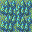

This game map was drawn from its Tiled (.tmx) file and the tilesets committed beside it. A one-line description and the full map source follow:
An orthogonal 2x2 tile map with 16x16 px tiles, 1 tile layer (Tile Layer 1).

<map version="1.5" tiledversion="1.7.2" orientation="orthogonal" renderorder="right-down" width="2" height="2" tilewidth="16" tileheight="16" infinite="0" nextlayerid="2" nextobjectid="1">
 <tileset firstgid="1" name="../TilesetPreviews/UpdatedVillage" tilewidth="16" tileheight="16" tilecount="1024" columns="32">
  <image source="UpdatedVillage.png" trans="ffffff" width="512" height="512" />
 </tileset>
 <layer id="1" name="Tile Layer 1" width="2" height="2">
  <properties>
   <property name="Anims1" value="UpdatedVillageAnimations" />
   <property name="ChapterID" value="Debug2Ch" />
   <property name="Main" value="" />
   <property name="MapID" value="Debug2Map" />
   <property name="ObjectType" value="UpdatedVillageObj" />
   <property name="PaletteID" value="UpdatedVillagePal" />
   <property name="TileConfig" value="UpdatedVillageConf" />
  </properties>
  <data>
   <tile gid="545" />
   <tile gid="546" />
   <tile gid="577" />
   <tile gid="578" />
  </data>
 </layer>
</map>
